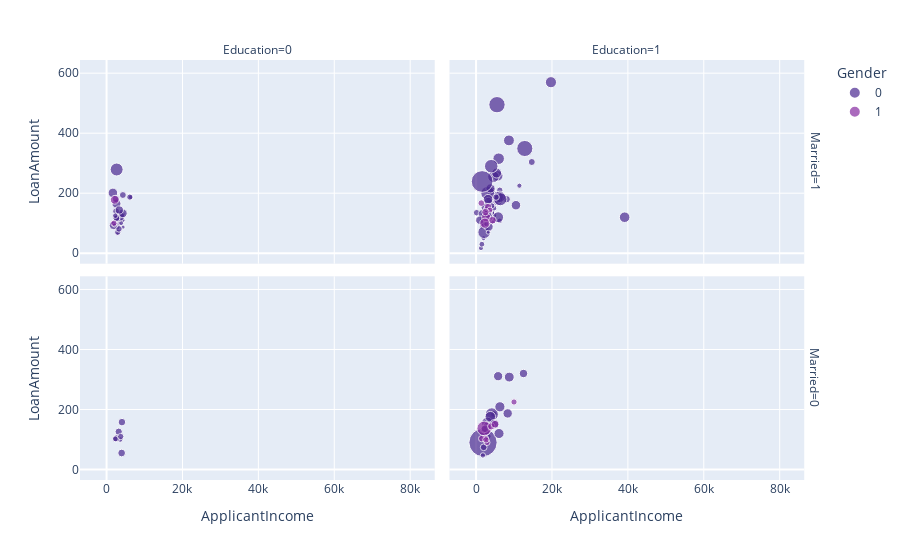

This figure's notebook cell:
### Code cell
pe.scatter(
    data_frame=df,
    x = "ApplicantIncome", #1
    y = 'LoanAmount', #2
    color="Gender", #criteria for coloring #3
    color_discrete_sequence=pe.colors.sequential.Agsunset,
    size = "CoapplicantIncome", #4,
    facet_col="Education", #5 #divided original graph into separate graphs arranged column wise
    facet_row="Married" #6

)

### Figure 1 — Plotly figure (JSON) as saved in the notebook; plotly's stock layout.template omitted (floating-point values rounded to 4 significant figures; data arrays with more than 128 entries replaced by an {"elided": "..."} marker saying what was removed)
{"data": [{"hovertemplate": "Gender=0<br>Married=1<br>Education=0<br>ApplicantIncome=%{x}<br>LoanAmount=%{y}<br>CoapplicantIncome=%{marker.size}<extra></extra>", "legendgroup": "0", "marker": {"color": "rgb(75, 41, 145)", "size": [0, 1040, 0, 3890, 0, 0, 1666, 0, 1587, 0, 0, 1000, 1875, 536, 2500, 1500, 7101, 1516, 0, 0, 1083, 3449, 1430, 4417, 983, 736, 2014, 1625, 1664, 2358, 3263, 2333, 0, 0, 1983, 2859, 1911, 1255, 1820, 1041, 0, 2934, 754], "sizemode": "area", "sizeref": 84.59, "symbol": "circle"}, "mode": "markers", "name": "0", "orientation": "v", "showlegend": true, "type": "scatter", "x": [6608, 4226, 2281, 1668, 7660, 6033, 3000, 3917, 2647, 7100, 2889, 6383, 1875, 2917, 2600, 2653, 2661, 2333, 5703, 4887, 3500, 2609, 4200, 3406, 3850, 4344, 4300, 6125, 2947, 2583, 4288, 2454, 3522, 6096, 2510, 3357, 2600, 2309, 3273, 1863, 4188, 1800, 2071], "xaxis": "x3", "y": [137, 110, 113, 201, 104, 160, 100, 124, 173, 125, 45, 187, 97, 66, 90, 113, 279, 95, 130, 133, 135, 165, 129, 123, 100, 87, 194, 187, 70, 120, 133, 181, 81, 218, 140, 144, 116, 125, 81, 98, 115, 93, 94], "yaxis": "y3"}, {"hovertemplate": "Gender=0<br>Married=1<br>Education=1<br>ApplicantIncome=%{x}<br>LoanAmount=%{y}<br>CoapplicantIncome=%{marker.size}<extra></extra>", "legendgroup": "0", "marker": {"color": "rgb(75, 41, 145)", "size": {"elided": "129 int values"}, "sizemode": "area", "sizeref": 84.59, "symbol": "circle"}, "mode": "markers", "name": "0", "orientation": "v", "showlegend": false, "type": "scatter", "x": {"elided": "129 int values"}, "xaxis": "x4", "y": {"elided": "129 int values"}, "yaxis": "y4"}, {"hovertemplate": "Gender=0<br>Married=0<br>Education=0<br>ApplicantIncome=%{x}<br>LoanAmount=%{y}<br>CoapplicantIncome=%{marker.size}<extra></extra>", "legendgroup": "0", "marker": {"color": "rgb(75, 41, 145)", "size": [0, 0, 2426, 0, 0, 2531, 2254, 0, 1287, 0, 0, 2167, 1451, 1668], "sizemode": "area", "sizeref": 84.59, "symbol": "circle"}, "mode": "markers", "name": "0", "orientation": "v", "showlegend": false, "type": "scatter", "x": [1442, 3358, 4053, 4885, 3620, 3975, 3200, 6045, 3598, 2755, 6216, 2583, 2333, 3748], "xaxis": "x", "y": [35, 80, 158, 48, 25, 55, 126, 115, 100, 65, 133, 104, 102, 110], "yaxis": "y"}, {"hovertemplate": "Gender=0<br>Married=0<br>Education=1<br>ApplicantIncome=%{x}<br>LoanAmount=%{y}<br>CoapplicantIncome=%{marker.size}<extra></extra>", "legendgroup": "0", "marker": {"color": "rgb(75, 41, 145)", "size": [0, 1987, 0, 0, 0, 1915, 0, 2840, 0, 33837, 0, 3447, 0, 0, 7210, 0, 0, 0, 0, 5701, 1857, 0, 2791, 0, 4416, 0, 0, 0, 2209, 0, 0, 0, 0, 1213, 0, 0, 2531, 1929, 0, 0, 3666, 0, 0, 3750, 0, 4750, 0, 4167, 0, 4333, 0, 0, 3806, 0, 0, 3000, 0, 0, 0], "sizemode": "area", "sizeref": 84.59, "symbol": "circle"}, "mode": "markers", "name": "0", "orientation": "v", "showlegend": false, "type": "scatter", "x": [6950, 3062, 6000, 3600, 4166, 4683, 6400, 1853, 2479, 1836, 3069, 4095, 16250, 3588, 4166, 3547, 2500, 3750, 2718, 2965, 2833, 4133, 2971, 4692, 6283, 20233, 6277, 8566, 2060, 5316, 3167, 2237, 3254, 1800, 3858, 3418, 2366, 2014, 6500, 9166, 5815, 3500, 5166, 8333, 14999, 3750, 12000, 8750, 5417, 6050, 11000, 4191, 4843, 10416, 4950, 12500, 4895, 2435, 4923], "xaxis": "x2", "y": [175, 111, 141, 80, 98, 185, 200, 114, 59, 90, 71, 151, 192, 110, 184, 80, 96, 113, 70, 155, 126, 122, 144, 106, 209, 480, 118, 210, 134, 136, 74, 63, 50, 47, 76, 127, 136, 74, 105, 244, 311, 81, 128, 187, 242, 176, 164, 308, 168, 120, 83, 120, 151, 187, 125, 320, 102, 75, 166], "yaxis": "y2"}, {"hovertemplate": "Gender=1<br>Married=1<br>Education=0<br>ApplicantIncome=%{x}<br>LoanAmount=%{y}<br>CoapplicantIncome=%{marker.size}<extra></extra>", "legendgroup": "1", "marker": {"color": "rgb(135, 44, 162)", "size": [1644, 3237], "sizemode": "area", "sizeref": 84.59, "symbol": "circle"}, "mode": "markers", "name": "1", "orientation": "v", "showlegend": true, "type": "scatter", "x": [1928, 2149], "xaxis": "x3", "y": [100, 178], "yaxis": "y3"}, {"hovertemplate": "Gender=1<br>Married=1<br>Education=1<br>ApplicantIncome=%{x}<br>LoanAmount=%{y}<br>CoapplicantIncome=%{marker.size}<extra></extra>", "legendgroup": "1", "marker": {"color": "rgb(135, 44, 162)", "size": [2283, 0, 1459, 3440, 0, 0, 2302, 0, 1881, 4486, 2451, 0, 0], "sizemode": "area", "sizeref": 84.59, "symbol": "circle"}, "mode": "markers", "name": "1", "orientation": "v", "showlegend": false, "type": "scatter", "x": [3167, 11500, 3667, 2645, 5500, 14866, 2484, 4583, 1378, 2330, 4333, 3625, 4583], "xaxis": "x4", "y": [154, 286, 144, 120, 105, 70, 137, 112, 167, 100, 110, 108, 84], "yaxis": "y4"}, {"hovertemplate": "Gender=1<br>Married=0<br>Education=0<br>ApplicantIncome=%{x}<br>LoanAmount=%{y}<br>CoapplicantIncome=%{marker.size}<extra></extra>", "legendgroup": "1", "marker": {"color": "rgb(135, 44, 162)", "size": [0, 0, 0, 0], "sizemode": "area", "sizeref": 84.59, "symbol": "circle"}, "mode": "markers", "name": "1", "orientation": "v", "showlegend": false, "type": "scatter", "x": [4408, 4606, 3400, 3867], "xaxis": "x", "y": [120, 81, 95, 62], "yaxis": "y"}, {"hovertemplate": "Gender=1<br>Married=0<br>Education=1<br>ApplicantIncome=%{x}<br>LoanAmount=%{y}<br>CoapplicantIncome=%{marker.size}<extra></extra>", "legendgroup": "1", "marker": {"color": "rgb(135, 44, 162)", "size": [1560, 1863, 0, 0, 0, 1800, 8980, 0, 0, 0, 1666, 0, 0, 1717, 0, 0, 0, 0, 0, 0, 0, 0, 0, 0, 2275, 2541, 0, 0, 0, 0, 0, 0, 0, 0], "sizemode": "area", "sizeref": 84.59, "symbol": "circle"}, "mode": "markers", "name": "1", "orientation": "v", "showlegend": false, "type": "scatter", "x": [2876, 2400, 7200, 3237, 5000, 1500, 2137, 2600, 4166, 3086, 10000, 3812, 4583, 2600, 3510, 7441, 3427, 3481, 4300, 2138, 8333, 4230, 3244, 4723, 4000, 5000, 2378, 4166, 3083, 10408, 10000, 3180, 3846, 2378], "xaxis": "x2", "y": [90, 104, 120, 30, 103, 103, 137, 160, 116, 120, 225, 112, 133, 99, 76, 194, 138, 155, 136, 99, 280, 112, 80, 81, 144, 151, 9, 44, 255, 259, 214, 71, 111, 46], "yaxis": "y2"}], "layout": {"annotations": [{"font": {}, "showarrow": false, "text": "Education=0", "x": 0.24, "xanchor": "center", "xref": "paper", "y": 1, "yanchor": "bottom", "yref": "paper"}, {"font": {}, "showarrow": false, "text": "Education=1", "x": 0.74, "xanchor": "center", "xref": "paper", "y": 1, "yanchor": "bottom", "yref": "paper"}, {"font": {}, "showarrow": false, "text": "Married=0", "textangle": 90, "x": 0.98, "xanchor": "left", "xref": "paper", "y": 0.2425, "yanchor": "middle", "yref": "paper"}, {"font": {}, "showarrow": false, "text": "Married=1", "textangle": 90, "x": 0.98, "xanchor": "left", "xref": "paper", "y": 0.7575, "yanchor": "middle", "yref": "paper"}], "legend": {"itemsizing": "constant", "title": {"text": "Gender"}, "tracegroupgap": 0}, "margin": {"t": 60}, "xaxis": {"anchor": "y", "domain": [0, 0.48], "title": {"text": "ApplicantIncome"}}, "xaxis2": {"anchor": "y2", "domain": [0.5, 0.98], "matches": "x", "title": {"text": "ApplicantIncome"}}, "xaxis3": {"anchor": "y3", "domain": [0, 0.48], "matches": "x", "showticklabels": false}, "xaxis4": {"anchor": "y4", "domain": [0.5, 0.98], "matches": "x", "showticklabels": false}, "yaxis": {"anchor": "x", "domain": [0, 0.485], "title": {"text": "LoanAmount"}}, "yaxis2": {"anchor": "x2", "domain": [0, 0.485], "matches": "y", "showticklabels": false}, "yaxis3": {"anchor": "x3", "domain": [0.515, 1], "matches": "y", "title": {"text": "LoanAmount"}}, "yaxis4": {"anchor": "x4", "domain": [0.515, 1], "matches": "y", "showticklabels": false}}}
